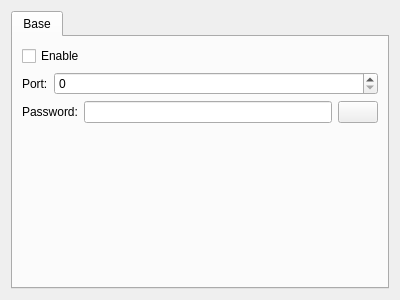
<?xml version="1.0" encoding="UTF-8"?>
<ui version="4.0">
 <class>CFrmParameterRabbitVNC</class>
 <widget class="QWidget" name="CFrmParameterRabbitVNC">
  <property name="geometry">
   <rect>
    <x>0</x>
    <y>0</y>
    <width>400</width>
    <height>300</height>
   </rect>
  </property>
  <property name="windowTitle">
   <string>Set RabbitVNC parameters</string>
  </property>
  <layout class="QGridLayout" name="gridLayout">
   <item row="0" column="0">
    <widget class="QTabWidget" name="tabWidget">
     <property name="currentIndex">
      <number>0</number>
     </property>
     <widget class="QWidget" name="Base">
      <attribute name="title">
       <string>Base</string>
      </attribute>
      <layout class="QGridLayout" name="gridLayout_3">
       <item row="1" column="0">
        <layout class="QHBoxLayout" name="horizontalLayout">
         <item>
          <widget class="QLabel" name="label">
           <property name="text">
            <string>Port:</string>
           </property>
          </widget>
         </item>
         <item>
          <widget class="QSpinBox" name="sbPort">
           <property name="sizePolicy">
            <sizepolicy hsizetype="Expanding" vsizetype="Fixed">
             <horstretch>0</horstretch>
             <verstretch>0</verstretch>
            </sizepolicy>
           </property>
           <property name="maximum">
            <number>65536</number>
           </property>
          </widget>
         </item>
        </layout>
       </item>
       <item row="3" column="0">
        <spacer name="verticalSpacer">
         <property name="orientation">
          <enum>Qt::Vertical</enum>
         </property>
         <property name="sizeHint" stdset="0">
          <size>
           <width>20</width>
           <height>140</height>
          </size>
         </property>
        </spacer>
       </item>
       <item row="2" column="0">
        <layout class="QHBoxLayout" name="horizontalLayout_2">
         <item>
          <widget class="QLabel" name="label_2">
           <property name="text">
            <string>Password:</string>
           </property>
          </widget>
         </item>
         <item>
          <widget class="QLineEdit" name="lePassword">
           <property name="echoMode">
            <enum>QLineEdit::Password</enum>
           </property>
          </widget>
         </item>
         <item>
          <widget class="QPushButton" name="pbShow">
           <property name="text">
            <string/>
           </property>
           <property name="icon">
            <iconset resource="../../../App/Viewer/Resource/Resource.qrc">
             <normaloff>:/image/EyeOn</normaloff>:/image/EyeOn</iconset>
           </property>
          </widget>
         </item>
        </layout>
       </item>
       <item row="0" column="0">
        <widget class="QCheckBox" name="cbEnable">
         <property name="text">
          <string>Enable</string>
         </property>
        </widget>
       </item>
      </layout>
     </widget>
    </widget>
   </item>
  </layout>
 </widget>
 <resources>
  <include location="../../../App/Viewer/Resource/Resource.qrc"/>
  <include location="../../../App/Viewer/Resource/Resource.qrc"/>
 </resources>
 <connections/>
</ui>
